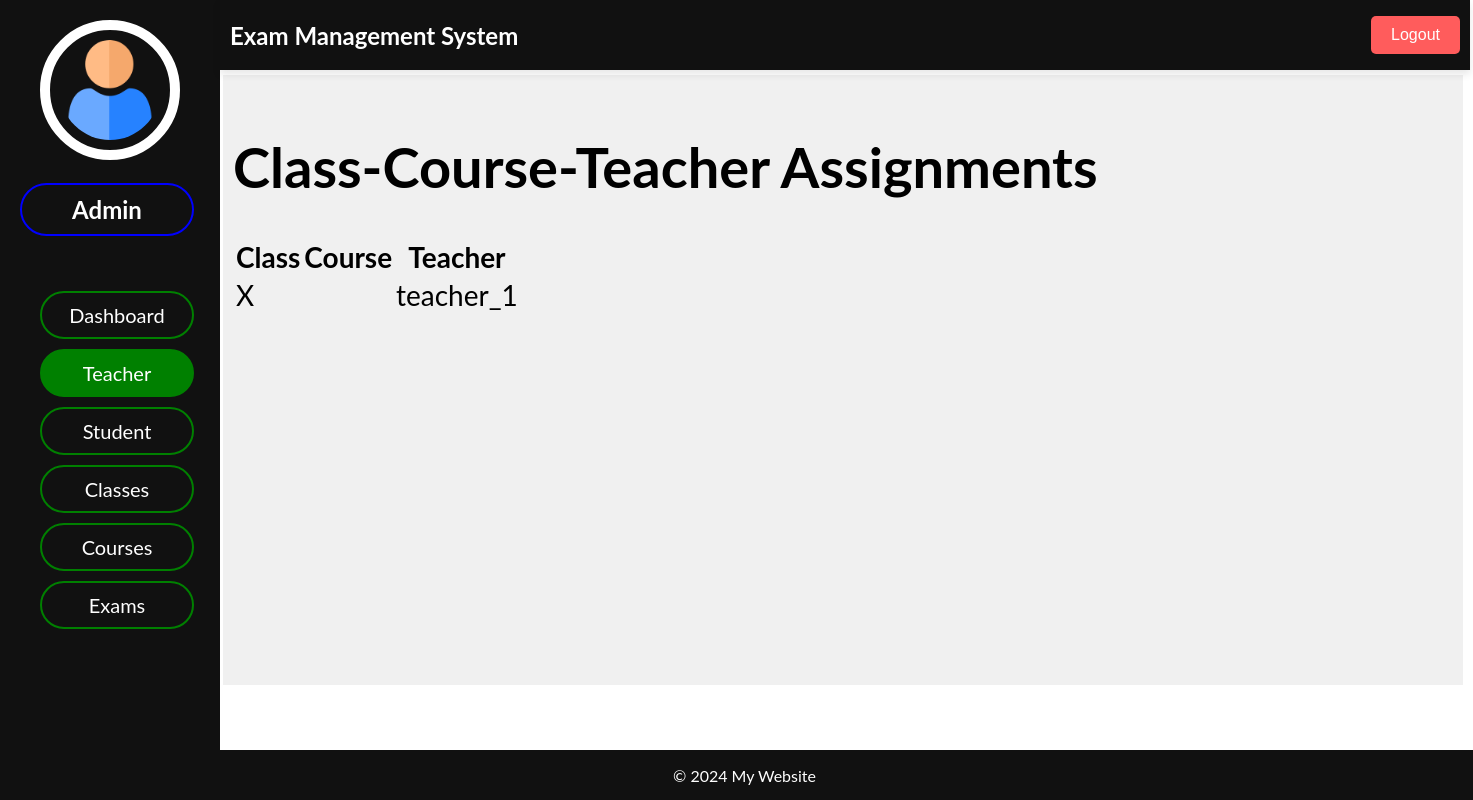
/adminpanel/teachers/assignments/, run on an earlier commit of the app's database.
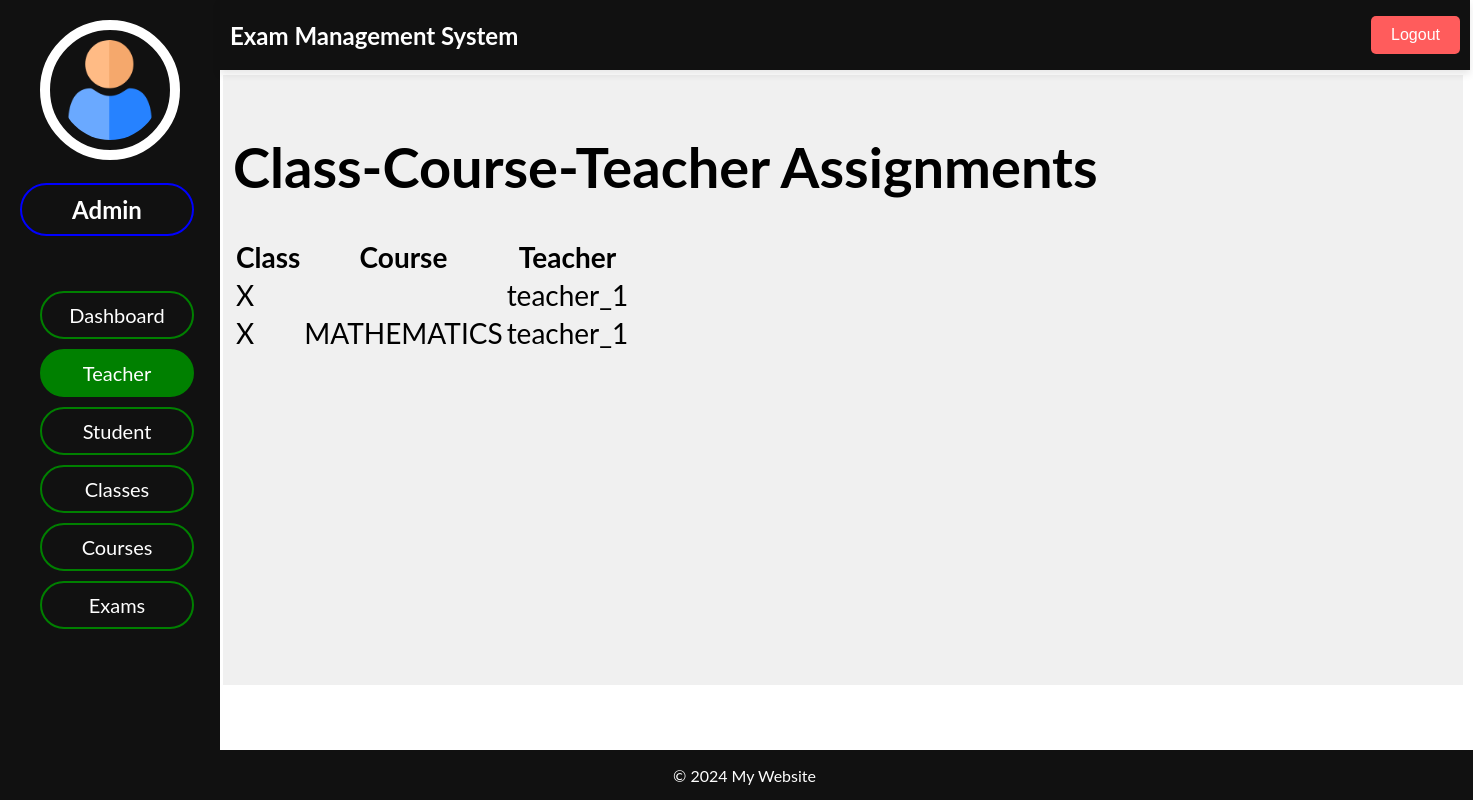
And on a later commit of the database.
### admin_panel/models.py (models this page shows, shortened)
class ClassCourseTeacher(models.Model):
    teacher_id = models.ForeignKey(Teacher, on_delete=models.CASCADE)
    class_id = models.ForeignKey(Class, on_delete=models.CASCADE)
    course_id = models.ForeignKey(Course, null=True, blank=True, on_delete=models.CASCADE)

class Class(models.Model):
    class_id = models.AutoField(primary_key=True)
    name = models.CharField(max_length=100)
    courses = models.ManyToManyField(Course, blank=True)
    exams = models.ManyToManyField(Exam, blank=True)

class Teacher(models.Model):
    teacher_id = models.AutoField(primary_key=True)
    name = models.CharField(max_length=100)
    email = models.EmailField()
    phone = models.CharField(max_length=15)
    classes = models.ManyToManyField(Class, blank=True)

class Course(models.Model):
    course_id = models.AutoField(primary_key=True)
    name = models.CharField(max_length=100)

### admin_panel/views.py (the view)
# urls.py: path('teachers/assignments/', views.class_course_teacher_list, name='class_course_teacher_list'),
def class_course_teacher_list(request):
    assignments = ClassCourseTeacher.objects.all()
    return render(request, 'teachers/class_course_teacher_list.html', {'assignments': assignments})

### admin_panel/templates/teachers/class_course_teacher_list.html (shortened to what this page needs)
{% extends "dashboard/index.html" %}
{% block header %}
    {% include "dashboard/header.html" %}
{% endblock header %}
{% block sidenav %}
    {% include "teachers/sidenav.html" %}
{% endblock sidenav %}
{% block main %}
    <h1>Class-Course-Teacher Assignments</h1>
    <table>
        <thead>
            <tr>
                <th>Class</th>
                <th>Course</th>
                <th>Teacher</th>
            </tr>
        </thead>
        <tbody>
            {% for assignment in assignments %}
            <tr>
                <td>{{ assignment.class_id.name }}</td>
                <td>{{ assignment.course_id.name }}</td>
                <td>{{ assignment.teacher_id.name }}</td>
            </tr>
            {% endfor %}
        </tbody>
    </table>
{% endblock main %}
{% block footer %}
    {% include "dashboard/footer.html" %}
{% endblock footer %}

### admin_panel/templates/dashboard/index.html (shortened to what this page needs)
<!DOCTYPE html>
{% load static %}
<html lang="en">
<head>
    <link rel="stylesheet" type="text/css" href="{% static "css/index.css" %}">
</head>
<body>
    <header> {% block header %}{% endblock header %} </header>
    <div class="sidenav">{% block sidenav %}{% endblock sidenav %}</div>
    <div class="main">
        {% block main %} {% endblock main %}
    </div>
    <footer> {% block footer %}{% endblock footer %} </footer>
</body>
</html>

### admin_panel/templates/dashboard/header.html
<h1>Exam Management System</h1>
<button>Logout</button>

### admin_panel/templates/teachers/sidenav.html
{% load static %}
<div class="admin_profile">
    <img src="{% static "images/user.png" %}"/>
    <h2>Admin</h2>
</div>
<br/>
<ul class="sections">
    <li><a href="{% url "dashboard" %}">Dashboard</a></li>
    <li><a href="{% url "teachers" %}" class="current_nav">Teacher</a></li>
    <li><a href="{% url "students" %}">Student</a></li>
    <li><a href="{% url "classes" %}">Classes</a></li>
    <li><a href="{% url "courses" %}">Courses</a></li>
    <li><a href="{% url "exams" %}">Exams</a></li>
</ul>

### admin_panel/templates/dashboard/footer.html
<p>&copy; 2024 My Website</p>

### admin_panel/static/css/index.css (style rules this page uses)
body { font-family: "Lato", sans-serif; }
.sidenav { height: 100%; width: 220px; position: fixed; z-index: 1; top: 0; left: 0; background-color: #111; overflow-x: hidden; overflow-y: scroll; padding-top: 20px; }
.main { margin-left: 215px; margin-top: 75px; font-size: 28px; padding: 20px 10px; width: 1220px; height: 570px; overflow-y: scroll; background-color: #f0f0f0; }
header { position: fixed; background-color: #111; height: 50px; width: 1230px; padding: 10px; top: 0; left: 220px; display: flex; justify-content: space-between; align-items: center; color: white; box-shadow: 0 4px 8px rgba(0, 0, 0, 0.1); z-index: 1000; }
header h1 { margin: 0; font-size: 1.5em; }
header button { padding: 10px 20px; background-color: #ff5c5c; color: white; border: none; border-radius: 5px; cursor: pointer; font-size: 1em; }
footer { background-color: #111; height: 50px; width: 100%; position: fixed; bottom: 0; color: white; text-align: center; }
.admin_profile img { width: 100px; height: 100px; border-radius: 100%; border: 10px solid white; padding: 10px; margin-left: 40px; }
.admin_profile h2 { color: white; text-align: center; border: 2px solid blue; border-radius: 50px; padding: 10px; width: 150px; margin-left: 20px; }
.sections li a { border: 2px solid green; border-radius: 50px; padding: 10px; text-decoration: none; font-size: 20px; color: white; display: block; text-align: center; width: 130px; }
.sections li { list-style-type: none; padding: 0; margin-left: 0; display: block; margin-top: 10px; align-self: center; }
.current_nav { background-color: green; color: white; }

What changed in the data, as far as the page shows it:
added ClassCourseTeacher: class_id.name "X", course_id.name "MATHEMATICS", teacher_id.name "teacher_1"
